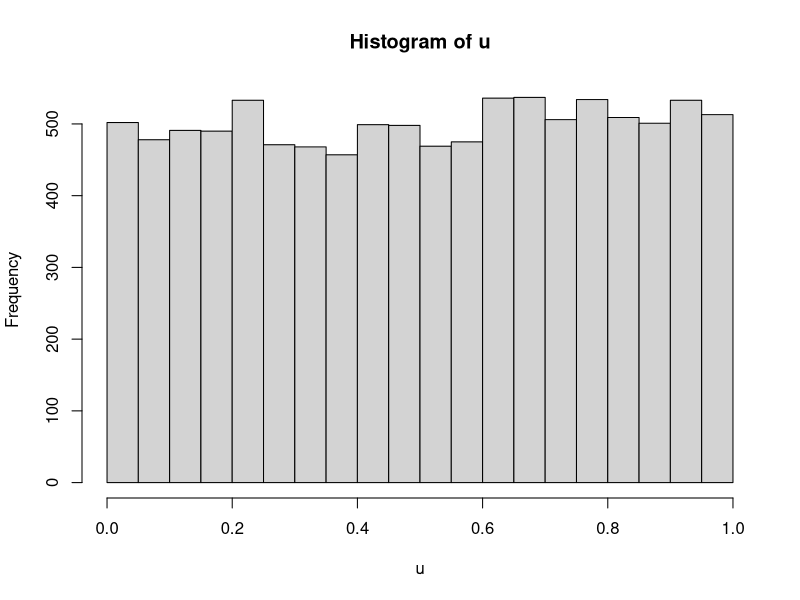
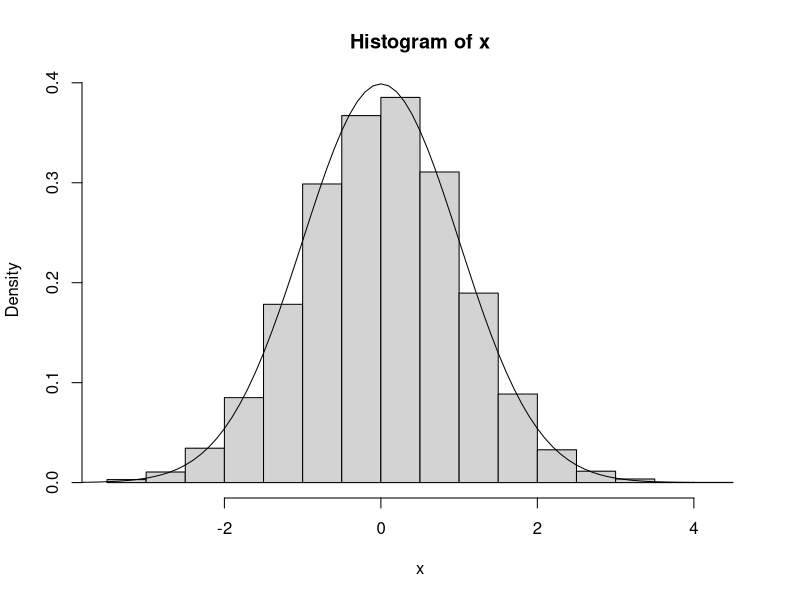
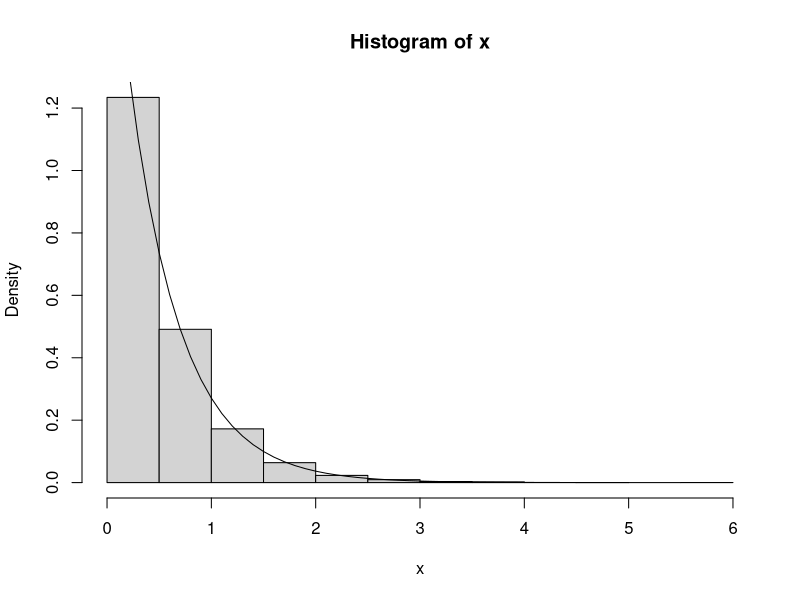
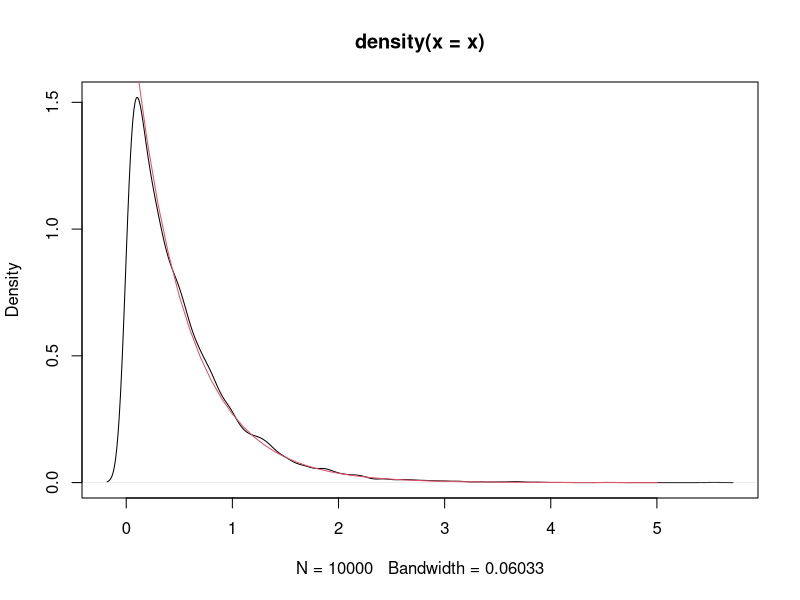

Generate these figures, in order, with R:
# Cambio de variable

# Genero la uniforme
u <- runif(10000)
u
#Genero histograma
hist(u)

# Le aplico qnorm (Inversa)
x <- qnorm(u)
# Histograma frecuencia relativa
hist(x, freq = F)


# Ahora quiero ver la densidad, para ver la relacion entre histogramas
xx <- seq(-4,4,0.1)
yy <- dnorm(xx)

# Superpongo la cuurva de la normal al histograma
lines(xx,yy)


# Con la exponencial
x <- qexp(u, 2)
hist(x, freq = F)
xx <- seq(0,5,0.1)
yy <- dexp(xx, 2)
lines(xx,yy)

# Graficar 3D
# persp()

# A demas de hacer un histograma, cuando uno tiene una muestra
# como de una exponencial, se puede hacer una aprox de la densidad
# Le doy a R una lista de puntos, puedo pedir una densidad estimada

# hace una densidad aproximada, estima de donde provienen los numeros
plot(density(x))

# Lo superpongo con la exponencial para ver la diferencia
xx <- seq(0,5,0.1)
yy <- dexp(xx, 2)
lines(xx,yy, col=2)

